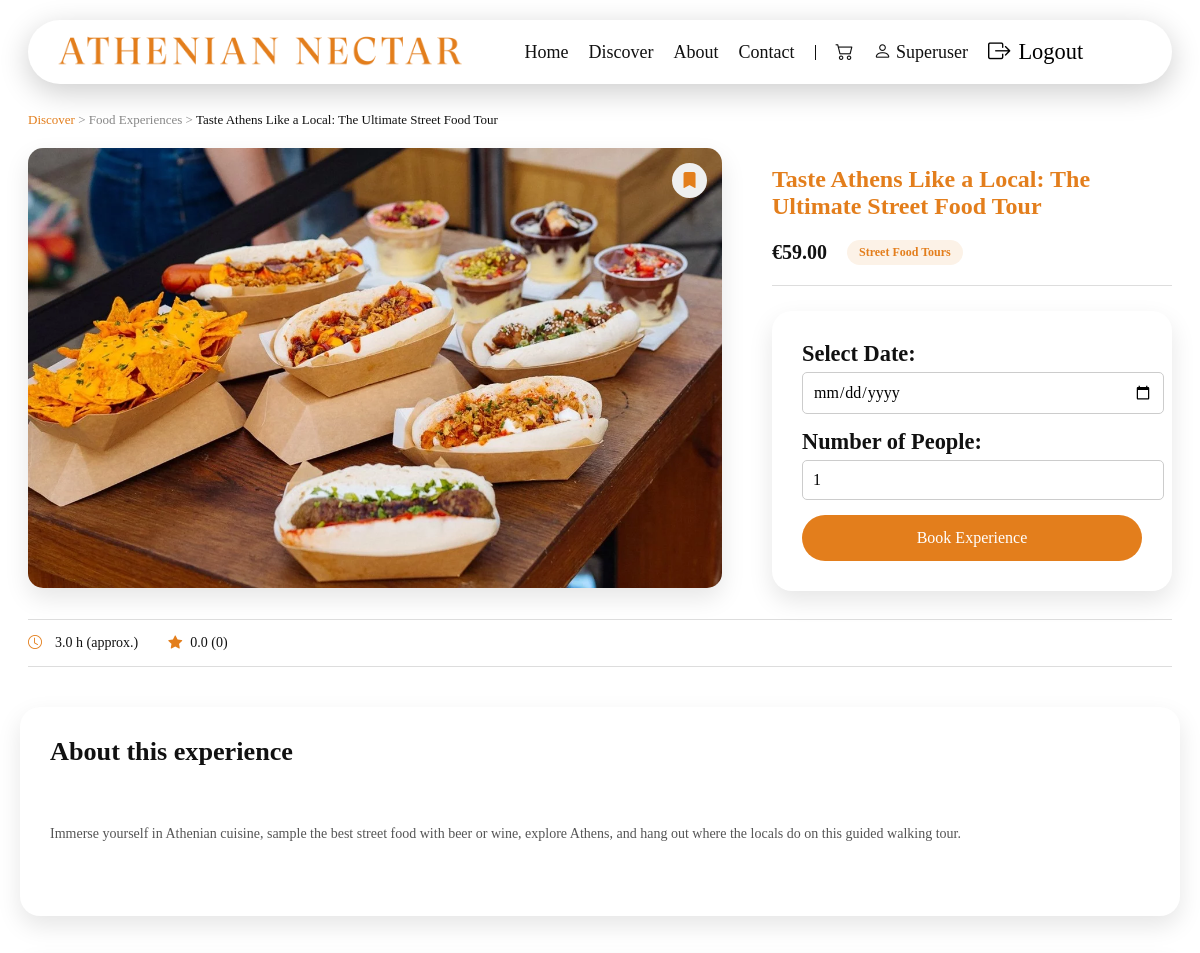
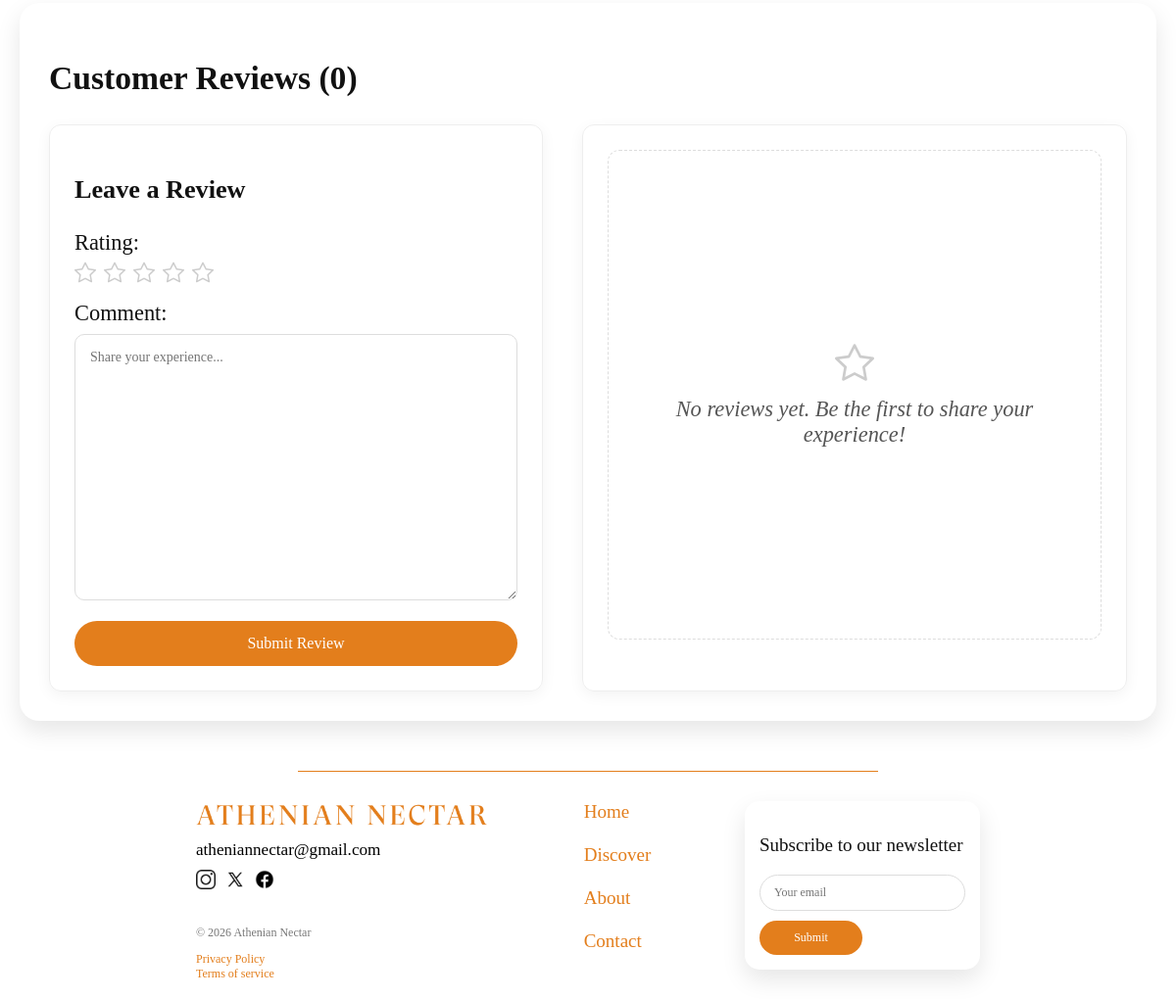
Screenshot of /discover/experience/4/ (signed in) with the database file from the repository (2 pictures, top to bottom).
### experiences/models.py (models this page shows, shortened)
class Experience(models.Model):
    title = models.CharField(max_length=200)
    category = models.ForeignKey(Category, on_delete=models.CASCADE)
    subcategory = models.ForeignKey(Subcategory, on_delete=models.SET_NULL, blank=True, null=True)
    description = models.TextField()
    image = models.ImageField(upload_to='experiences/')
    price = models.DecimalField(max_digits=6, decimal_places=2)
    duration = models.DecimalField(max_digits=3, decimal_places=1)
    @property
    def average_rating(self):
        avg = self.reviews.aggregate(Avg('rating'))['rating__avg']
        if avg is not None:
            return round(avg, 1)
        return 0.0

class Category(models.Model):
    name = models.CharField(max_length=100)
    class Meta:
        verbose_name_plural = "Categories"

class Subcategory(models.Model):
    name = models.CharField(max_length=100)
    category = models.ForeignKey(Category, on_delete=models.CASCADE)
    class Meta:
        verbose_name_plural = "Subcategories"

### experiences/views.py (the view)
# urls.py: path('experience/<int:exp_id>/', views.experience_detail, name='experience_detail'),
def experience_detail(request, exp_id):
    experience = get_object_or_404(Experience, id=exp_id)
    reviews = experience.reviews.all().order_by('-created_at')
    recently_viewed = request.session.get('recently_viewed', [])
    if exp_id in recently_viewed:
        recently_viewed.remove(exp_id)
    recently_viewed.insert(0, exp_id)
    request.session['recently_viewed'] = recently_viewed[:4]
    has_reviewed = False
    if request.user.is_authenticated:
        has_reviewed = Review.objects.filter(user=request.user, experience=experience).exists()
    if request.method == 'POST':
        if not request.user.is_authenticated:
            return redirect('login')
        if has_reviewed:
            messages.error(request, "You have already reviewed this experience.")
            return redirect(f"{reverse('experience_detail', args=[experience.id])}#reviews-section")
        form = ReviewForm(request.POST)
        if form.is_valid():
            new_review = form.save(commit=False)
            new_review.experience = experience
            new_review.user = request.user
            new_review.save()
            return redirect(f"{reverse('experience_detail', args=[experience.id])}#about")
    else:
        form = ReviewForm()
    context = {
        'experience': experience,
        'reviews': reviews,
        'form': form,
        'has_reviewed': has_reviewed,
    }
    return render(request, 'experiences/experience_detail.html', context)

### experiences/forms.py
class ReviewForm(forms.ModelForm):
    class Meta:
        model = Review
        fields = ['rating', 'comment']
        widgets = {
            'rating': forms.HiddenInput(attrs={'id': 'hidden_rating'}),
            'comment': forms.Textarea(attrs={'class': 'review-textarea', 'rows': 4, 'placeholder': 'Share your experience...'}),
        }

### orders/context_processors.py (called while the page is built)
def cart_processor(request):
    cart = request.session.get('cart', {})
    cart_item_count = len(cart)
    return {'cart_item_count': cart_item_count}

### experiences/templates/experiences/experience_detail.html (shortened to what this page needs)
{% extends 'home/base.html' %}
{% load static %}
{% block extra_css %}
    <link rel="stylesheet" href="{% static 'css/experiences.css' %}">
    <link rel="stylesheet" href="{% static 'css/cart.css' %}">
    <link rel="stylesheet" href="{% static 'css/discover.css' %}">
{% endblock %}
{% block content %}
<div class="detail-container">
    <div class="detail-path">
        <a href="{% url 'discover' %}">Discover</a> >
        <span>{{ experience.category.name }}</span> >
        <span class="active">{{ experience.title }}</span>
    </div>
    <div class="detail-content">
        <div class="detail-image-container">
            <button class="save-button"
                    title="Save to Favorites"
                    data-id="{{ experience.id }}"
                    data-auth="{{ user.is_authenticated|yesno:'true,false' }}"
                    aria-label="Save {{ experience.title }} to favorites">
                {% if user.is_authenticated and experience in user.profile.favorites.all %}
                    <i class="bi bi-bookmark-fill" aria-hidden="true"></i>
                {% else %}
                    <i class="bi bi-bookmark" aria-hidden="true"></i>
                {% endif %}
            </button>
            <img src="{{ experience.image.url }}" alt="{{ experience.title }}" class="detail-image">
        </div>
        <div class="detail-info">
            <h1 class="detail-title">{{ experience.title }}</h1>
            <div class="more-details">
                <span class="detail-price">€{{ experience.price }}</span>
                <span class="detail-subcategory">{{ experience.subcategory.name }}</span>
            </div>
            <form method="POST" action="{% url 'add_to_cart' experience.id %}" class="booking-form">
                <div class="booking-field" onclick="this.querySelector('input').showPicker()">
                    <label for="booking_date" class="booking-label">Select Date:</label>
                    <input type="date" id="booking_date" name="booking_date" min="{% now 'Y-m-d' %}" required class="booking-input">
                </div>
                <div class="booking-field">
                    <label for="quantity" class="booking-label">Number of People:</label>
                    <input type="number" id="quantity" name="quantity" value="1" min="1" max="10" required class="booking-input">
                </div>
                {% if user.is_authenticated %}
                    <button type="submit" class="orange-button">
                        Book Experience
                    </button>
                {% else %}
                    <a href="{% url 'login' %}?next={{ request.path }}" class="orange-button" id="locked-button">
                        Log in to Book
                    </a>
                {% endif %}
            </form>
        </div>
    </div>
    <div class="quick-info-bar">
        <div class="quick-info-item">
            <i class="bi bi-clock"></i>
            <span>{{ experience.duration }} h (approx.)</span>
        </div>
        <a href="#reviews-section" class="quick-info-item">
            <i class="bi bi-star-fill"></i>
            <span>{{ experience.average_rating }} ({{ reviews.count }})</span> </a>
    </div>
</div>
<div class="description-container" id="about">
    <h3 class="detail-subtitle">About this experience</h3>
    <p class="detail-description">{{ experience.description }}</p>
</div>
<div class="reviews-container">
    <div id="reviews-section">
        <h2 class="review-title">Customer Reviews ({{ reviews.count }})</h2>
        <div class="reviews-layout-wrapper">
            <div class="review-form-column">
                {% if not user.is_authenticated %}
                    <div class="done-review-box" >
                        <i class="review-locked bi bi-person-lock"></i>
                        <p class="small-text">Please <a href="{% url 'login' %}" class="login-link">Log in</a> to leave a review.</p>
                    </div>
                {% elif has_reviewed %}
                    <div class="done-review-box">
                        <i class="review-submit bi bi-check-circle-fill"></i>
                        <h3>Review Submitted</h3>
                        <p class="small-text">You have already shared your thoughts on this experience. Thank you!</p>
                    </div>
                {% else %}
                    <div class="review-box">
                        <h3>Leave a Review</h3>
                        <form id="ajax-review-form" method="POST" action="{% url 'experience_detail' experience.id %}">
                            <div>
                                <label>Rating:</label><br>
                                <div class="stars" id="star-container">
                                    <i class="bi bi-star star-icon" data-value="1"></i>
                                    <i class="bi bi-star star-icon" data-value="2"></i>
                                    <i class="bi bi-star star-icon" data-value="3"></i>
                                    <i class="bi bi-star star-icon" data-value="4"></i>
                                    <i class="bi bi-star star-icon" data-value="5"></i>
                                </div>
                            </div>
                            <div class="commment-box">
                                <label>Comment:</label><br>
                                <textarea class="review-textarea" name="comment" rows="15" maxlength="1000" placeholder="Share your experience..."></textarea>
                            </div>
                            <button type="submit" class="orange-button">Submit Review</button>
                        </form>
                    </div>
                {% endif %}
            </div>
            <div class="review-list-column">
                <div class="review-list scrollable-reviews">
                    {% for review in reviews %}
                        <div class="review-card">
                            <div class="review-info">
                                <div>
                                    <strong>{{ review.user.username }}</strong>
                                    <span class="review-date">{{ review.created_at|date:"F j, Y" }}</span>
                                </div>
                                {% if request.user == review.user %}
                                    <form method="POST" action="{% url 'delete_review' review.id %}" >
                                        {% csrf_token %}
                                        <button type="submit" class="review-delete-button" onclick="return confirm('Are you sure you want to delete this review?');" >
                                            <i class="bi bi-trash"></i> Delete
                                        </button>
                                    </form>
                                {% endif %}
                            </div>
                            <div class="review-star">
                                {% for i in "12345"|make_list %}
                                    {% if forloop.counter <= review.rating %}
                                        <i class="bi bi-star-fill"></i>
                                    {% else %}
                                        <i class="bi bi-star"></i>
                                    {% endif %}
                                {% endfor %}
                            </div>
                            <p class="review-comment">{{ review.comment }}</p>
                        </div>
                    {% empty %}
                        <div class="empty_table_index">
                            <i class="bi bi bi-star" aria-hidden="true"></i>
                            <p>No reviews yet. Be the first to share your experience!</p>
                        </div>
                    {% endfor %}
                </div>
            </div>
        </div>
    </div>
</div>
{% endblock %}

### home/templates/home/header.html (shortened to what this page needs)
{% load static %}
<header class="athenian-header">
    <div class="header-container">
        <div class="logo-section">
                <a href="{% url 'home' %}">
                <img src="{% static 'images/logo.png' %}" alt="Athenian Nectar Logo">
            </a>
        </div>
        <nav class="nav-links" aria-label="Main navigation">
            <a href="{% url 'home' %}">Home</a>
            <a href="{% url 'discover' %}">Discover</a>
            <a href="{% url 'about' %}">About</a>
            <a href="{% url 'contact' %}">Contact</a>
            {% if user.is_authenticated %}
                <a href="{% url 'cart_detail' %}" class="nav-link">
                    <i class="bi bi-cart2"></i>
                </a>
                <a href="{% url 'dashboard' %}">
                    <i class="bi bi-person"></i>
                    <span>{{ user.username|title }}</span>
                </a>
                <form action="{% url 'logout' %}" method="post" class="logout-form">
                    <button type="submit" class="logout-button">
                        <i class="bi bi-box-arrow-right"></i>
                        <span>Logout</span>
                    </button>
                </form>
            {% else %}
                <a href="{% url 'login' %}">
                    <i class="bi bi-person"></i>
                    <span>Login/Register</span>
                </a>
            {% endif %}
        </nav>
    </div>
</header>

### home/static/css/style.css (style rules this page uses)
:root { --bg-color: #ffffff; --text-color: #111111; --text-muted: #555555; --border-color: #dddddd; --line-color: #000000; }
body { background-color: var(--bg-color); color: var(--text-color); transition: background-color 0.3s ease, color 0.3s ease; font-family: 'Georgia', 'Perpetua', 'Perpetua Titling MT', 'Times New Roman',serif; font-size: 140%; display: flex; flex-direction: column; min-height: 100vh; }
a { color: #e37e1c; text-decoration: none; }
.orange-button { width:100%; padding:14px; background:#e37e1c; color:white; border:none; border-radius:30px; font-size:16px; cursor:pointer; font-family: inherit; }
.athenian-header { padding: 0 20px; position: sticky; top: 20px; z-index: 1000; }
.header-container { display: flex; justify-content: space-between; align-items: center; max-width: 1100px; margin: 0 auto; background-color: var(--bg-color); padding: 12px 30px; border-radius: 50px; box-shadow: 0 8px 30px rgba(0,0,0,0.2); }
.logo-section img { height: 40px; width: auto; display: block; }
.nav-links { display: flex; align-items: center; gap: 20px; }
.nav-links a { color: var(--text-color); text-decoration: none; font-size: 18px; transition: color 0.3s; }
.logout-button { background: none; border: none; padding: 0; margin: 0; font-family: inherit; font-size: inherit; cursor: pointer; display: flex; gap: 8px; transition: color 0.2s ease; }

### home/static/css/cart.css (style rules this page uses)
.nav-link { display: inline-flex; align-items: center; gap: 6px; text-decoration: none; }
.booking-form { display: flex; flex-direction: column; gap: 15px; padding: 30px; border-radius: 20px; box-shadow: 0 10px 25px rgba(0,0,0,0.1); }
.booking-field { display: flex; flex-direction: column; }
.booking-label { font-weight: bold; margin-bottom: 5px; }
.booking-input { width: 100%; padding: 10px; border: 1px solid #ccc; border-radius: 5px; font-family: inherit; font-size: 16px; transition: border-color 0.3s ease; }

### home/static/css/discover.css (style rules this page uses)
.bi-clock { color: #666; margin-right: 5px; }
.save-button { position: absolute; top: 15px; right: 15px; border: none; border-radius: 50%; width: 35px; height: 35px; display: flex; align-items: center; justify-content: center; cursor: pointer; color: #e37e1c; font-size: 16px; transition: transform 0.2s ease, background 0.2s ease; z-index: 10; }

### rows the page displays
Experience: category.name "Food Experiences", title "Taste Athens Like a Local: The Ultimate Street Food Tour", image (picture), price "59.00", subcategory.name "Street Food Tours", duration "3.0", average_rating "0.0", description "Immerse yourself in Athenian cuisine, sample the best street food with beer or wine, explore Athens, and hang out where the locals do on this guided walking tour."

### other values shown
{{ user.username|title }} "Superuser"
{{ reviews.count }} "0"
